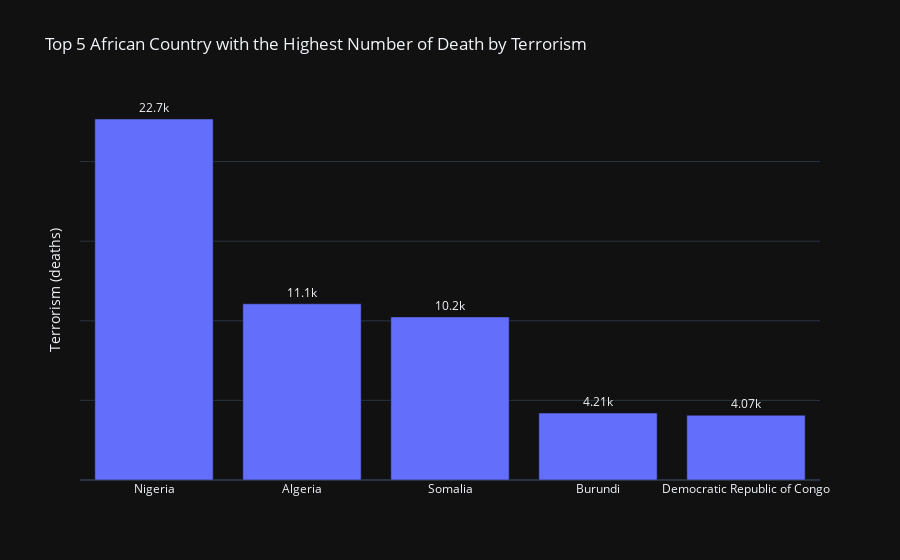

The cell this chart's notebook holds for it:
### Markdown cell above
#### Top 5 Countries with the Highest Number of Death by Terrorism

They include:
1. Nigeria with a total of 22,674 people
2. Algeria with a total of 11,066 people
3. Somalia with a total of 10,242 people
4. Burundi with a total of 4,205 people
5. Democratic Republic of Congo with a total of 4,069

Algeria the second highest is below 50% of Nigeria's count. Further analysis cann be done to see if the death rate has decrease in NIgeria.

### Code cell
terrorism_top5 = afr_nod_by_cause.groupby(['Entity', 'Code'], as_index=False)['Terrorism (deaths)'].sum().sort_values(by='Terrorism (deaths)', ascending=False)[:5]
top5_barChart(terrorism_top5, 'Top 5 African Country with the Highest Number of Death by Terrorism')

### Figure 1 — Plotly figure (JSON) as saved in the notebook; plotly's stock layout.template omitted (floating-point values rounded to 4 significant figures)
{"data": [{"alignmentgroup": "True", "cliponaxis": false, "hovertemplate": "=%{x}<br>Terrorism (deaths)=%{y}<extra></extra>", "legendgroup": "", "marker": {"color": "#636efa", "pattern": {"shape": ""}}, "name": "", "offsetgroup": "", "orientation": "v", "showlegend": false, "textposition": "outside", "texttemplate": "%{y:.3s}", "type": "bar", "x": ["Nigeria", "Algeria", "Somalia", "Burundi", "Democratic Republic of Congo"], "xaxis": "x", "y": [22674, 11066, 10242, 4205, 4069], "yaxis": "y"}], "layout": {"barmode": "relative", "legend": {"tracegroupgap": 0}, "title": {"text": "Top 5 African Country with the Highest Number of Death by Terrorism"}, "width": 900, "xaxis": {"anchor": "y", "domain": [0, 1], "title": {"text": ""}}, "yaxis": {"anchor": "x", "domain": [0, 1], "showticklabels": false, "title": {"text": "Terrorism (deaths)"}}}}
